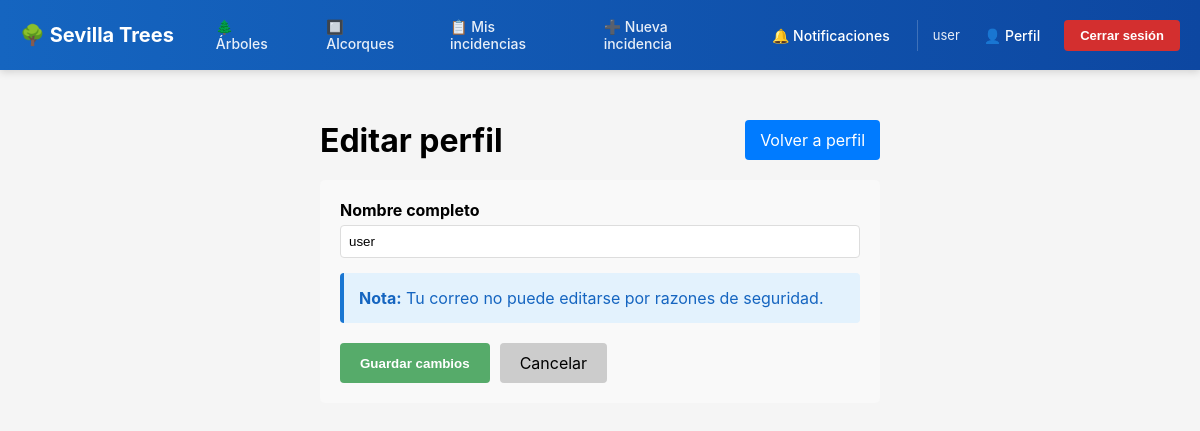
Before: /cuentas/perfil/editar/ (signed in) with the older database file.
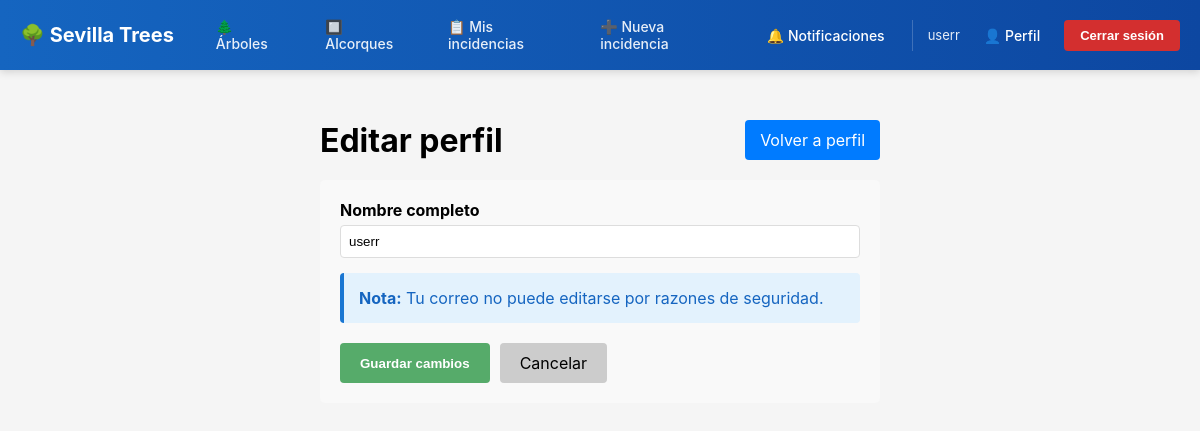
After: the same page with the newer database file.
### cuentas/models.py (models this page shows, shortened)
class Usuario(AbstractUser):
	class Rol(models.TextChoices):
		REGISTRADO = "REGISTRADO", "Registrado"
		ADMINISTRADOR = "ADMINISTRADOR", "Administrador"
	class EstadoCuenta(models.TextChoices):
		ACTIVA = "ACTIVA", "Activa"
		PENDIENTE_ELIMINACION = "PENDIENTE_ELIMINACION", "Pendiente eliminación"
		ELIMINADA = "ELIMINADA", "Eliminada"
	nombre = models.CharField(max_length=159)
	correo = models.EmailField(unique=True)
	rol = models.CharField(max_length=20, choices=Rol.choices, default=Rol.REGISTRADO,)
	fecha_registro = models.DateTimeField(default=timezone.now)
	estado_cuenta = models.CharField(max_length=30, choices=EstadoCuenta.choices, default=EstadoCuenta.ACTIVA)
	USERNAME_FIELD = "correo"
	REQUIRED_FIELDS = ["username"]
	@property
	def es_admin(self) -> bool:
		return self.rol == self.Rol.ADMINISTRADOR
	@property
	def notificaciones_sin_leer(self) -> int:
		return self.notificaciones.filter(leido=False).count()

### cuentas/views.py (the view)
# urls.py: path("perfil/editar/", views.editar_perfil_view, name="editar_perfil"),
@login_required
def editar_perfil_view(request):
    usuario = request.user
    if request.method == "POST":
        form = EditarPerfilForm(request.POST, instance=usuario)
        if form.is_valid():
            form.save()
            messages.success(request, "Perfil actualizado correctamente")
            return redirect("perfil")
    else:
        form = EditarPerfilForm(instance=usuario)
    return render(request, "cuentas/editar_perfil.html", {
        "form": form,
        "usuario": usuario,
    })

### cuentas/forms.py
class EditarPerfilForm(forms.ModelForm):
    class Meta:
        model = Usuario
        fields = ("nombre",)
        labels = {
            "nombre": "Nombre completo",
        }
        widgets = {
            "nombre": forms.TextInput(attrs={
                'style': 'width: 100%; padding: 8px; border: 1px solid #ddd; border-radius: 4px; box-sizing: border-box;'
            }),
        }

### templates/cuentas/editar_perfil.html (shortened to what this page needs)
{% extends "base.html" %}
{% block content %}
<div style="max-width: 600px; margin: 30px auto; padding: 20px;">
    <div style="display: flex; justify-content: space-between; align-items: center; margin-bottom: 20px;">
        <h1 style="margin: 0;">Editar perfil</h1>
        <a href="{% url 'perfil' %}" style="background-color: #007bff; color: white; padding: 10px 15px; text-decoration: none; border-radius: 4px;">
            Volver a perfil
        </a>
    </div>
    <form method="POST" style="background-color: #f9f9f9; padding: 20px; border-radius: 5px;">
        <div style="margin-bottom: 15px;">
            <label for="id_nombre" style="display: block; font-weight: bold; margin-bottom: 5px;">{{ form.nombre.label }}</label>
            {{ form.nombre }}
        </div>
        <div style="background-color: #e3f2fd; border-left: 4px solid #1976d2; padding: 15px; border-radius: 4px; margin-bottom: 20px;">
            <p style="margin: 0; color: #1565c0;"><strong>Nota:</strong> Tu correo no puede editarse por razones de seguridad.</p>
        </div>
        <div style="display: flex; gap: 10px;">
            <button type="submit" style="background-color: #56ab6a; color: white; padding: 10px 20px; border: none; border-radius: 4px; cursor: pointer; font-weight: bold;">
                Guardar cambios
            </button>
            <a href="{% url 'perfil' %}" style="background-color: #ccc; color: black; padding: 10px 20px; border: none; border-radius: 4px; cursor: pointer; text-decoration: none; display: inline-block;">
                Cancelar
            </a>
        </div>
    </form>
</div>
{% endblock %}

### templates/base.html (shortened to what this page needs)
<!DOCTYPE html>
<html lang="es">
<head>
</head>
<body>
    <header>
        <nav>
            <div class="container">
                <a href="{% url 'inicio' %}" class="logo">🌳 Sevilla Trees</a>
                <div class="nav-left">
                    <a href="{% url 'arbol_lista' %}">🌲 Árboles</a>
                    <a href="{% url 'alcorque_lista' %}">🔲 Alcorques</a>
                    {% if user.is_authenticated %}
                        {% if user.es_admin %}
                            <a href="{% url 'incidencia_lista' %}" style="color: rgba(255, 255, 255, 0.9); text-decoration: none; font-weight: 500; font-size: 14px; padding: 6px 12px; border-radius: 4px; transition: all 0.3s;">📋 Todas las incidencias</a>
                        {% else %}
                            <a href="{% url 'incidencia_lista' %}" style="color: rgba(255, 255, 255, 0.9); text-decoration: none; font-weight: 500; font-size: 14px; padding: 6px 12px; border-radius: 4px; transition: all 0.3s;">📋 Mis incidencias</a>
                        {% endif %}
                        <a href="{% url 'nueva_incidencia' %}">➕ Nueva incidencia</a>
                    {% endif %}
                </div>
                <div class="nav-right">
                    {% if user.is_authenticated %}
                        <a href="{% url 'notificacion_lista' %}" class="notification-link">
                            🔔 Notificaciones
                        </a>
                        <div class="user-section">
                            <span class="user-name">{{ user.nombre }}</span>
                            <a href="{% url 'perfil' %}" class="profile-link">👤 Perfil</a>
                            <form action="{% url 'logout' %}" method="post" style="display: inline; margin: 0;">
                                <button type="submit" class="btn-logout">Cerrar sesión</button>
                            </form>
                        </div>
                    {% else %}
                        <div class="auth-links">
                            <a href="{% url 'login' %}">Iniciar sesión</a>
                            <a href="{% url 'signup' %}" class="btn-signup">Registrarse</a>
                        </div>
                    {% endif %}
                </div>
            </div>
        </nav>
    </header>
    <main>
        {% block content %}{% endblock %}
    </main>
</body>
</html>

Changed rows visible on the page:
changed Usuario: nombre "user" → "userr"
